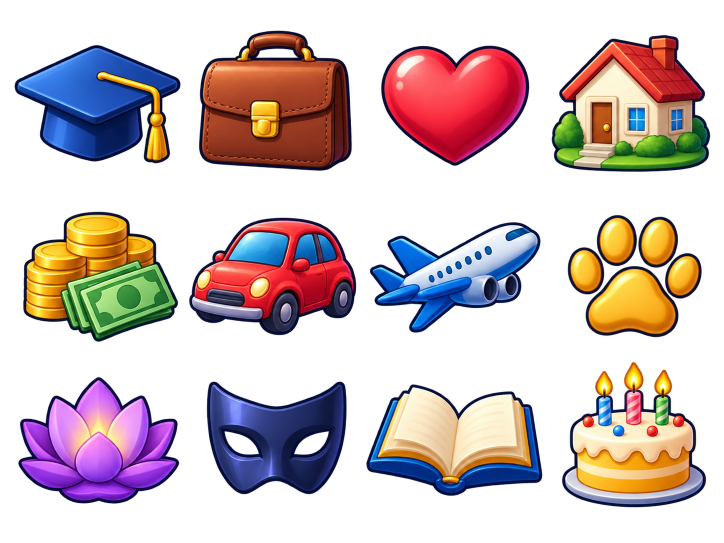
#> input picture assets/generated/activity-atlas.png, 1448 x 1086 px, given in place of catalogue-homes.png, which was not available (shown at 1/2 size)
$ python register-catalogue-art.py
#> lines starting #> are read from the running program, lines starting #| are printed output that depends on the picture; pictures that were not available may be replaced by others from this repository, and a replacement may not be noted
"""Measure unmodified image_gen atlas subjects for native catalogue clipping.

This only reads artwork and emits coordinates/provenance; it never edits PNGs.
Requires Pillow, numpy and scipy. Run from the repository root.
"""
from pathlib import Path
import hashlib
import json
import numpy as np
from PIL import Image
from scipy import ndimage as ndi

ROOT = Path(__file__).resolve().parents[1]
SOURCES = {
    'homes': ('catalogue-homes.png', 4, [
        'studio', 'apartment', 'terrace', 'family-house',
        'country-home', 'penthouse', 'mobile-home', 'woodland-cabin',
        'village-flat', 'garden-flat', 'brick-bungalow', 'duplex',
        'warehouse-loft', 'canal-townhouse', 'lake-house', 'mountain-chalet',
        'victorian-villa', 'beach-house', 'modern-villa', 'country-estate',
    ]),
    'vehicles': ('catalogue-vehicles.png', 5, [
        'used-compact', 'city-car', 'family-car', 'electric-car', 'sports-car',
        'motorbike', 'used-scooter', 'city-scooter', 'used-saloon', 'compact-suv',
        'family-minivan', 'pickup', 'delivery-van', 'vintage-roadster', 'convertible',
        'executive-saloon', 'luxury-suv', 'campervan', 'supercar', 'grand-tourer',
    ]),
}
atlases, records = {}, {}
for atlas, (file, columns, names) in SOURCES.items():
    path = ROOT/'assets/generated'/file
    image = Image.open(path).convert('RGBA')
#> image is the input picture: PIL image 1448x1086 RGBA; mean R, G, B, A 59.3, 43.2, 44.3, 103.6
    pixels = np.asarray(image)
    labels, _ = ndi.label(pixels[:, :, 3] > 32)
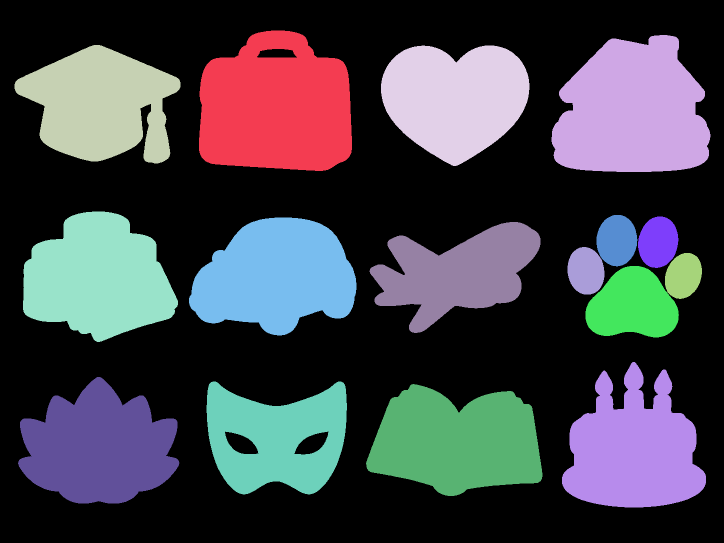
#> labels: shape (1086, 1448) int32 (shown at 1/2 size); 17 distinct labels, from 0 to 16; one colour per label, 0 black
    areas = np.bincount(labels.ravel()); areas[0] = 0
#> after `areas = np.bincount(labels.ravel())`: areas = 17 values, max 920378 at index 0, min 5253 at index 11, mean 92501.6
    components = np.flatnonzero(areas > 2000)
#> components = [1, 2, 3, 4, 5, 6, 7, 8, 9, 10, 11, 12, 13, 14, 15, 16]
#> (the run stopped early here; a loop or call above may not have finished)

$ run again, on assets/generated/health-legal-atlas.png
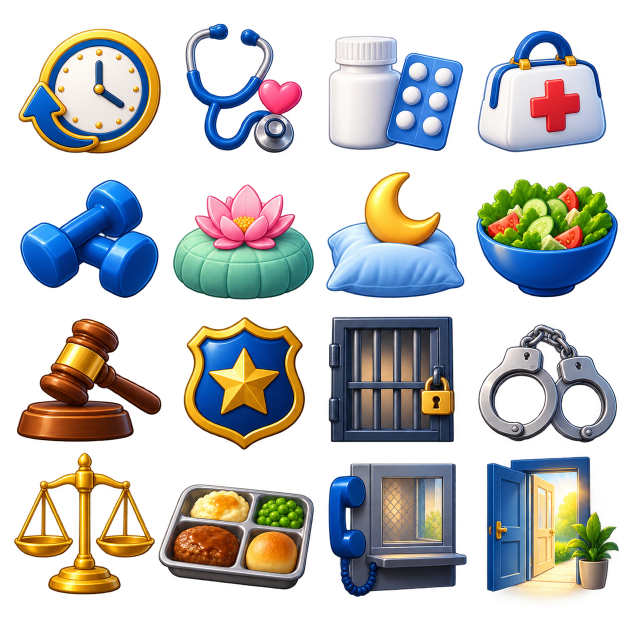
#> input picture assets/generated/health-legal-atlas.png, 1254 x 1254 px, given in place of catalogue-homes.png, which was not available (shown at 1/2 size)
#> image is the input picture: PIL image 1254x1254 RGBA; mean R, G, B, A 65.4, 65.5, 64.6, 116.4
#> `labels, _ = ndi.label(pixels[:, :, 3] > 32)`:
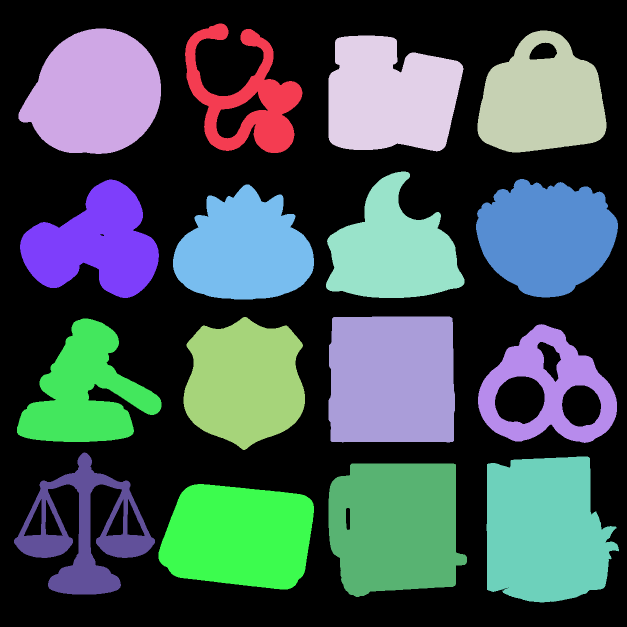
#> labels: shape (1254, 1254) int32 (shown at 1/2 size); 19 distinct labels, from 0 to 18; one colour per label, 0 black
#> areas = 19 values, max 834451 at index 0, min 1 at index 9, mean 82764
#> components = [1, 2, 3, 4, 5, 6, 7, 8, 10, 11, 12, 13, 14, 15, 16, 17]

$ run again, on assets/generated/lifestyle-pets-atlas.png
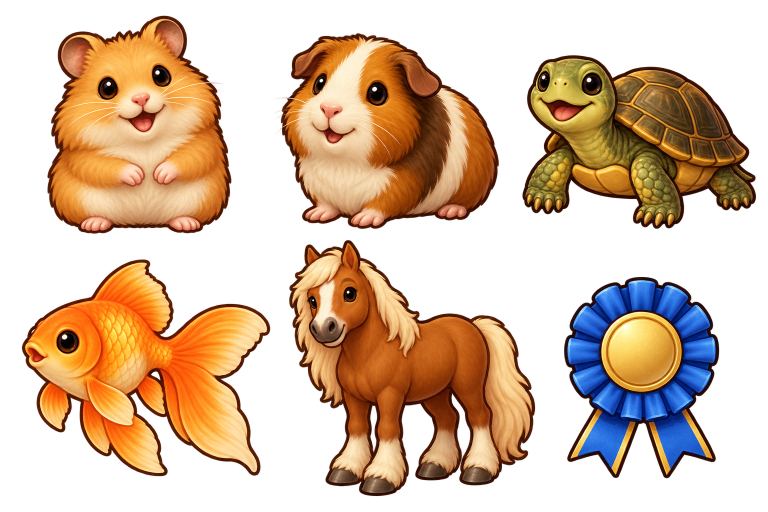
#> input picture assets/generated/lifestyle-pets-atlas.png, 1536 x 1024 px, given in place of catalogue-homes.png, which was not available (shown at 1/2 size)
#> image is the input picture: PIL image 1536x1024 RGBA; mean R, G, B, A 124.8, 80.6, 45.2, 118.2
#> `labels, _ = ndi.label(pixels[:, :, 3] > 32)`:
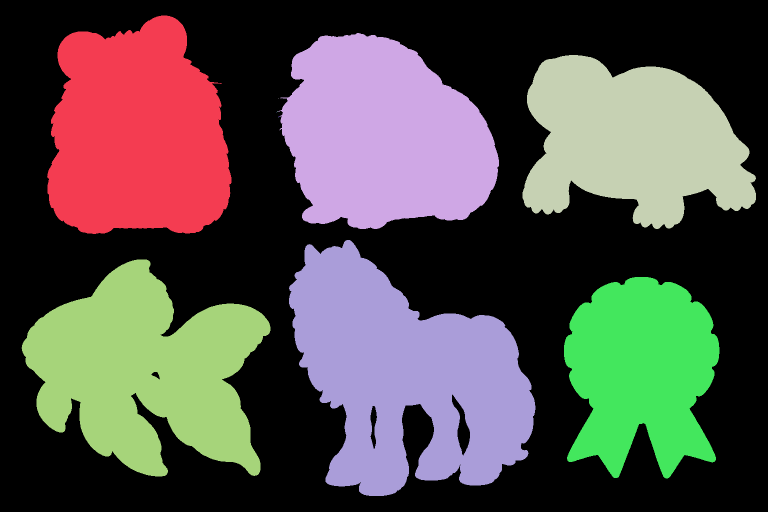
#> labels: shape (1024, 1536) int32 (shown at 1/2 size); 13 distinct labels, from 0 to 12; one colour per label, 0 black
#> areas = [831234, 127771, 128376, 111187, 1, 2, 1, 2, 1, 1, 152534, 130499, 91255]
#> components = [1, 2, 3, 10, 11, 12]

$ run again, on assets/generated/ordinary-hobby-atlas.png
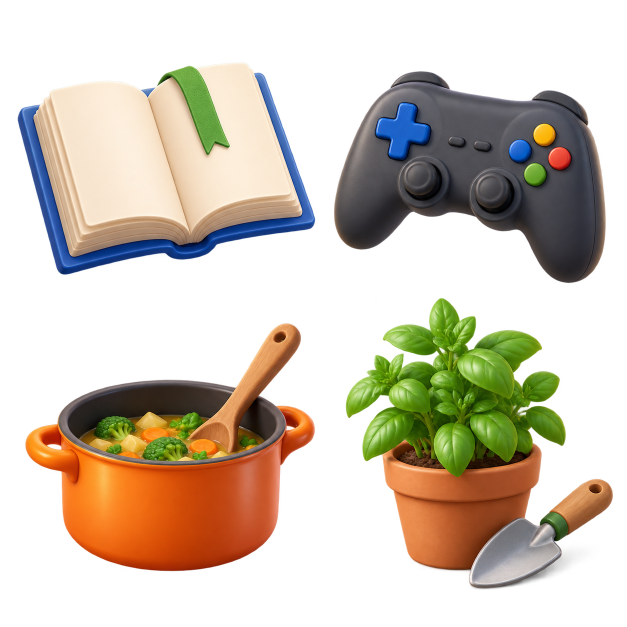
#> input picture assets/generated/ordinary-hobby-atlas.png, 1254 x 1254 px, given in place of catalogue-homes.png, which was not available (shown at 1/2 size)
#> image is the input picture: PIL image 1254x1254 RGBA; mean R, G, B, A 64.6, 54.3, 38.4, 107.1
#> `labels, _ = ndi.label(pixels[:, :, 3] > 32)`:
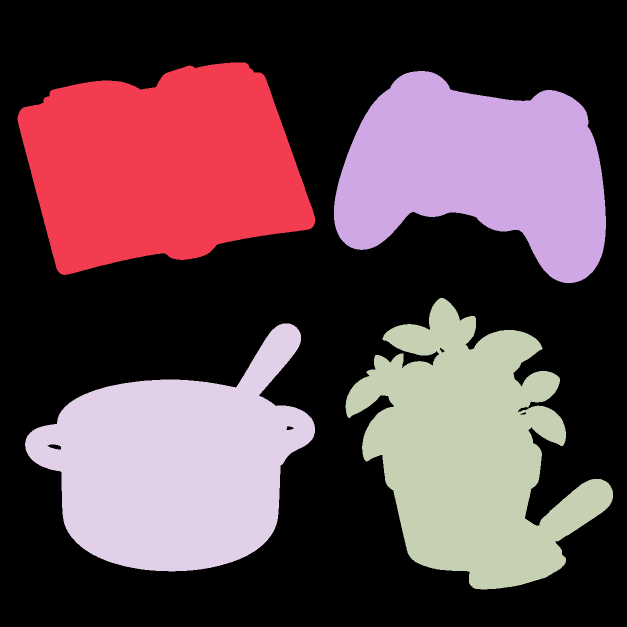
#> labels: shape (1254, 1254) int32 (shown at 1/2 size); 6 distinct labels, from 0 to 5; one colour per label, 0 black
#> areas = [900167, 182240, 150269, 170563, 169276, 1]
#> components = [1, 2, 3, 4]
